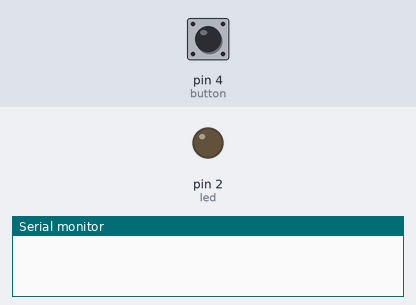
Bench run of a sketch on a simulated Arduino Uno, built with avr-gcc and run on an emulated ATmega328P. On the bench: output pins drawn as LEDs (lit = HIGH), the last lines printed to the serial monitor. The test bench sets the inputs (shaded band); at power-on: pin 4 (button) HIGH.

Above: at 1.2 s.
1.3 s: pin 4 (button) pulled LOW for 0.15 s
At 1.4 s:
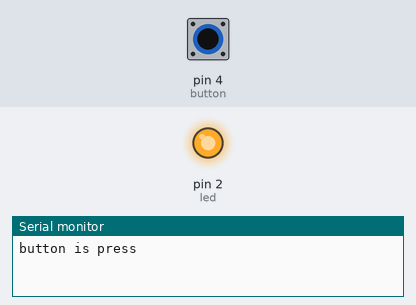
3.0 s: pin 4 (button) pulled LOW for 3.2 s
At 7.6 s:
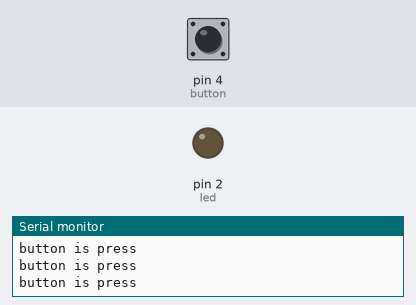
Timing chart, 0 to 9.1 s (numbered marks = the images above; inputs shaded):
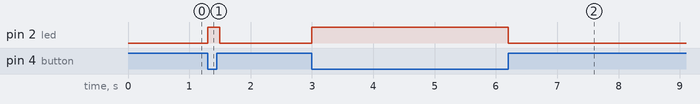

The sketch:

led_button.ino
```cpp
int led = 2;
int button = 4;

void setup() {
  // put your setup code here, to run once:
  Serial.begin(9600);
  pinMode(led, OUTPUT);
  pinMode(button, INPUT_PULLUP);
}

void loop() {
  // put your main code here, to run repeatedly:

  if (digitalRead(button) ==  LOW){
    on_led();
  }

  else{
    digitalWrite(led, LOW);

  }
}

void on_led(){

  digitalWrite(led, HIGH);
  Serial.print("button is press\n");
  delay(100);

}
```

Measured:
- after the input at 1.3 s, pin 2 (led): LOW → HIGH at once, → LOW 0.20 s later
- after the input at 3.0 s, pin 2 (led): LOW → HIGH at once, → LOW 3.2 s later
